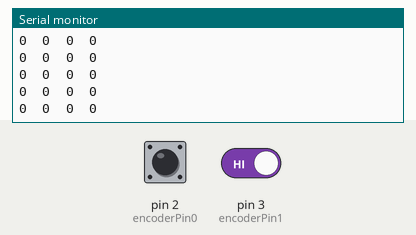
Bench run of a sketch on a simulated Arduino Uno, built with avr-gcc and run on an emulated ATmega328P. Shown: the last lines printed to the serial monitor. Inputs (shaded band) come from the test bench; at power-on: pin 2 (encoderPin0) HIGH, pin 3 (encoderPin1) HIGH.

Above: at 1.2 s.
1.3 s: pin 2 (encoderPin0) driven LOW
At 2.4 s:
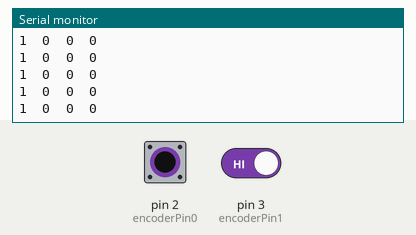
4.3 s: pin 3 (encoderPin1) driven LOW
At 5.1 s:
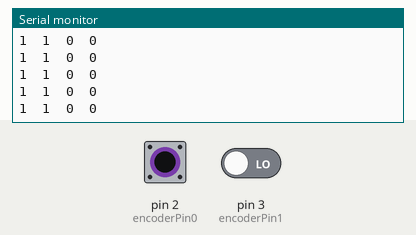
5.8 s: pin 2 (encoderPin0) driven HIGH
At 6.4 s:
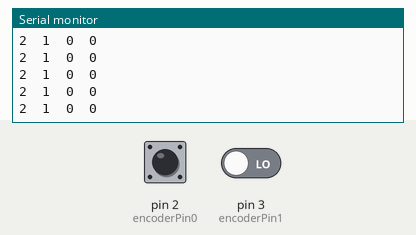
8.8 s: pin 3 (encoderPin1) driven HIGH
At 9.9 s:
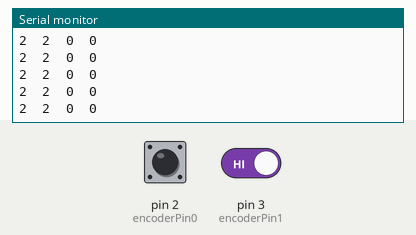
13.3 s: pin 2 (encoderPin0) pulsed LOW 5 times (0.12 s each, 0.3 s apart)
At 14.1 s:
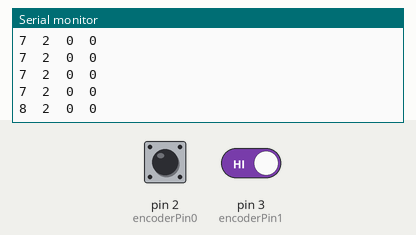
Timing chart, 0 to 16.3 s (numbered marks = the images above; inputs shaded):
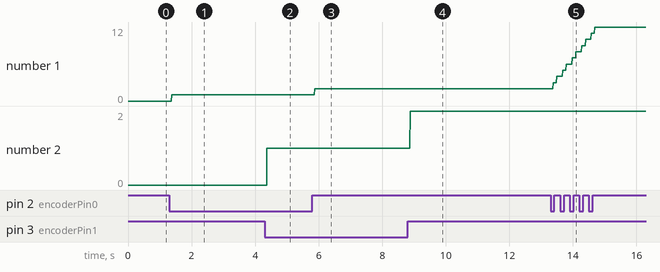

The sketch:

ARES_ENCODER_TEST.ino
```cpp
#include <LiquidCrystal.h>

#define encoderPin0 2
#define encoderPin1 3
#define encoderPin2 18
#define encoderPin3 19

//const int rs = 22, en = 11, d4 = 5, d5 = 4, d6 = 3, d7 = 2;
//LiquidCrystal lcd(rs, en, d4, d5, d6, d7);

int count[4]={0,0,0,0};

void raiseCount0(){
  count[0]++;
  count[0] = count[0] % 10000;
}
void raiseCount1(){
  count[1]++;
  count[1] = count[1] % 10000;
}
void raiseCount2(){
  count[2]++;
  count[2] = count[2] % 10000;
}
void raiseCount3(){
  count[3]++;
  count[3] = count[3] % 10000;
}

void setup() {
  Serial.begin(9600);
  pinMode(encoderPin0, INPUT);
  pinMode(encoderPin1, INPUT);
  pinMode(encoderPin2, INPUT);
  pinMode(encoderPin3, INPUT);
  attachInterrupt(digitalPinToInterrupt(encoderPin0), raiseCount0, CHANGE); //Attaching the interrupts
  attachInterrupt(digitalPinToInterrupt(encoderPin1), raiseCount1, CHANGE); //Attaching the interrupts
  attachInterrupt(digitalPinToInterrupt(encoderPin2), raiseCount2, CHANGE); //Attaching the interrupts
  attachInterrupt(digitalPinToInterrupt(encoderPin3), raiseCount3, CHANGE); //Attaching the interrupts

}

void loop() {
  Serial.println(String(count[0])+"\t"+String(count[1])+"\t"+String(count[2])+"\t"+String(count[3]));

}
```

Measured:
- after the input at 1.3 s, the serial monitor: prints a new line after 0.08 s (image 1)
- after the input at 4.3 s, the serial monitor: prints a new line after 0.07 s (image 2)
- after the input at 5.8 s, the serial monitor: prints a new line after 0.07 s (image 3)
- after the input at 8.8 s, the serial monitor: prints a new line after 0.07 s (image 4)
- after the input at 13.3 s, the serial monitor: prints a new line after 0.08 s (image 5)
- plotted number 1: 0 → 1 after the input at 1.3 s, 1 → 2 after the input at 5.8 s, 2 → 12 after the input at 13.3 s
